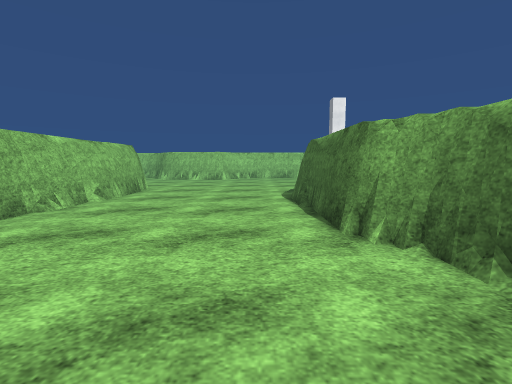
view 1 (above)

19 first-person views from a walk through a scene from a Unity 3-D project. The camera is 1.2 m above the floor, tilts 6° down and sees 85° across. The floor is counted in squares, 1 m on a side. Each view is taken from the middle of a square. On the plan, view 1 faces up. The plan holds only what a view shows up to about 13 squares ahead; the rest is blank. The place goes on beyond the plan. Surface patterns are stand-ins for the level's own textures.

view 2
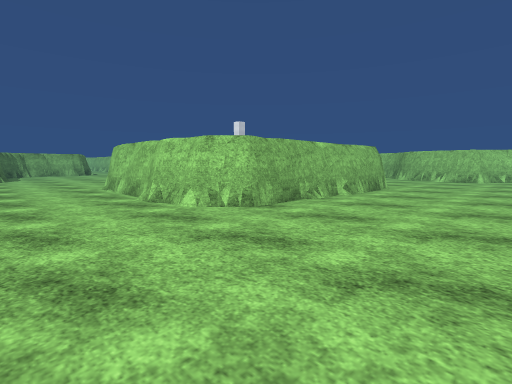

view 3
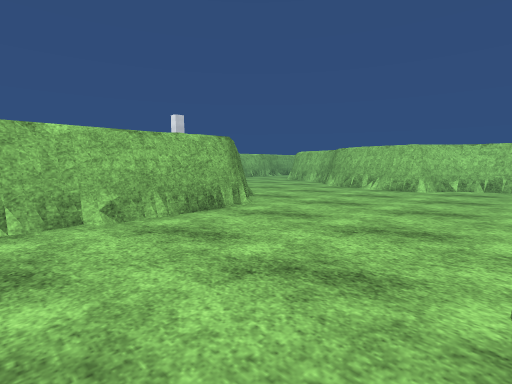

view 4
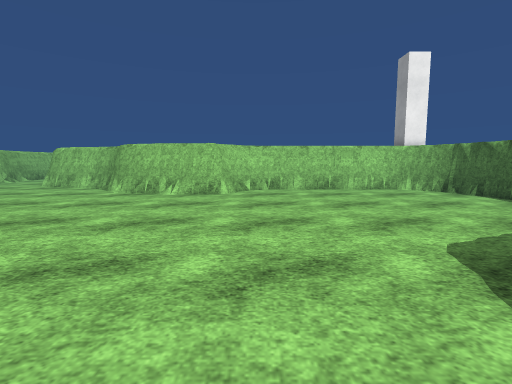

view 5
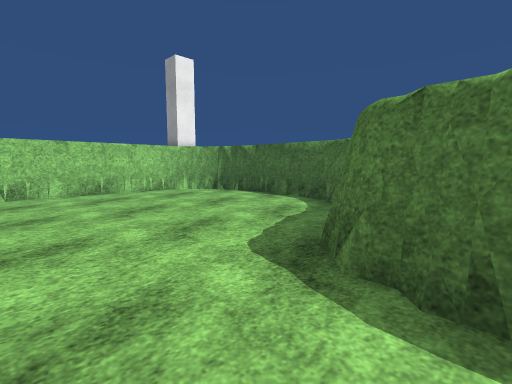

view 6
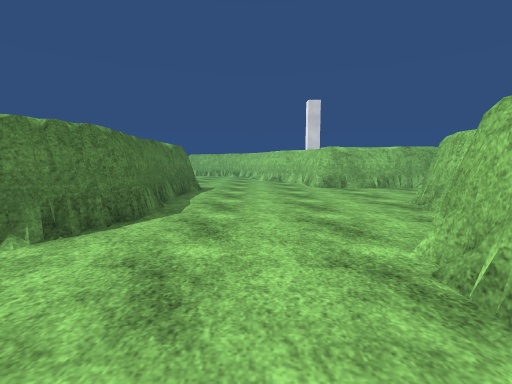

view 7
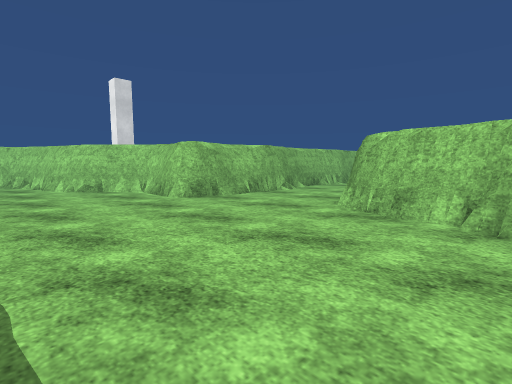

view 8
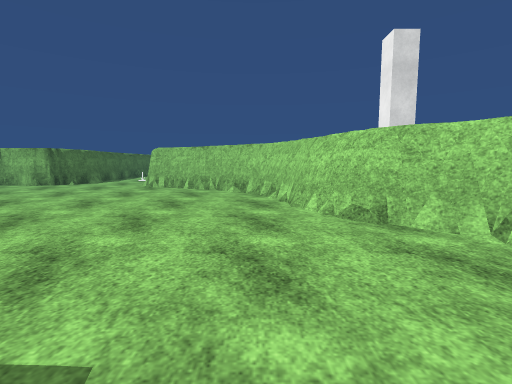

view 9
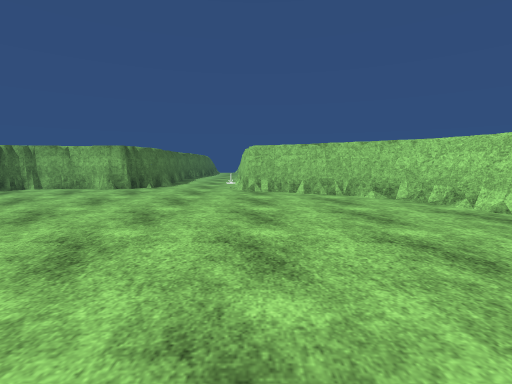

view 10
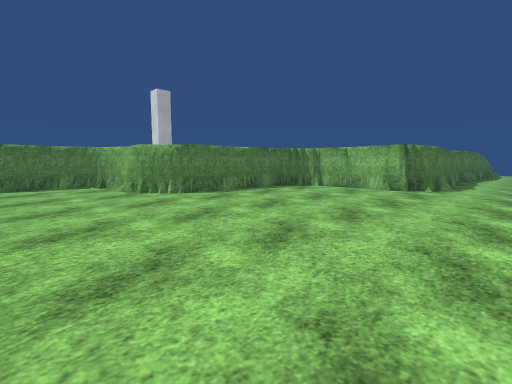

view 11
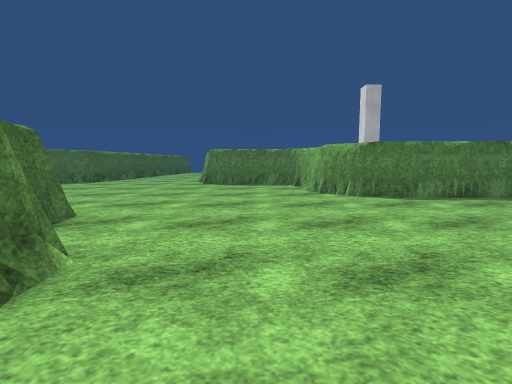

view 12
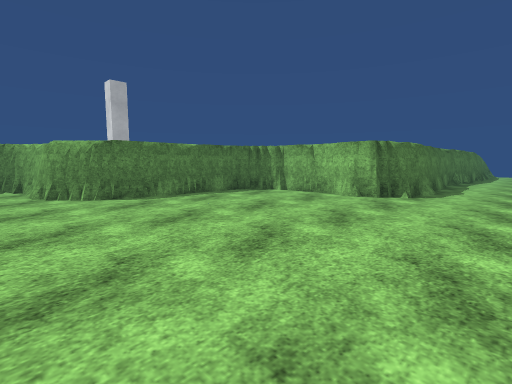

view 13
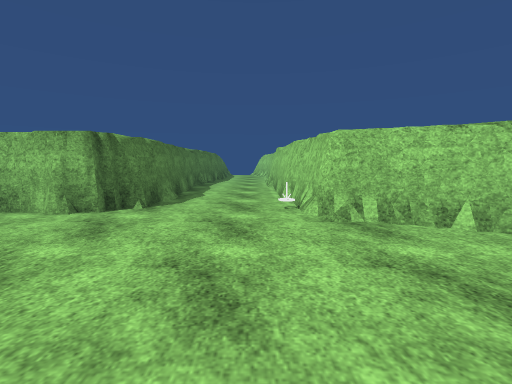

view 14
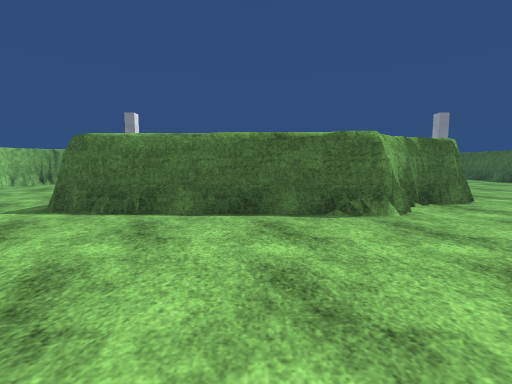

view 15
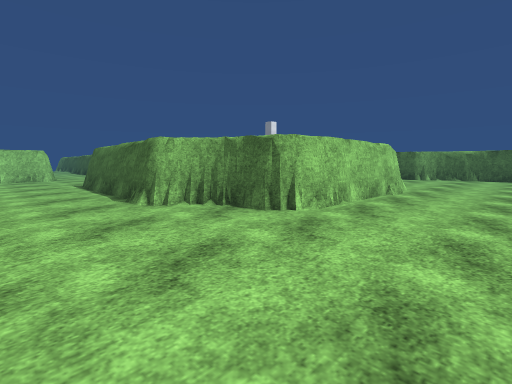

view 16
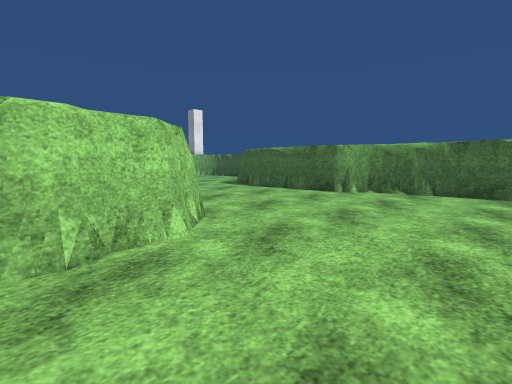

view 17
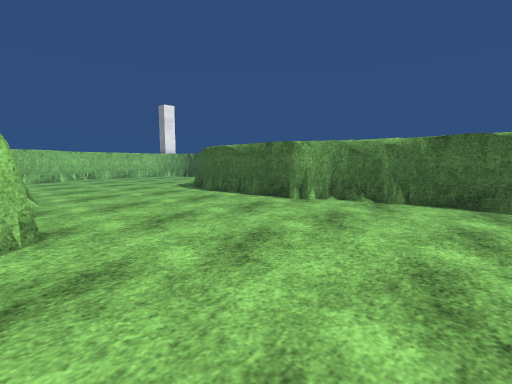

view 18
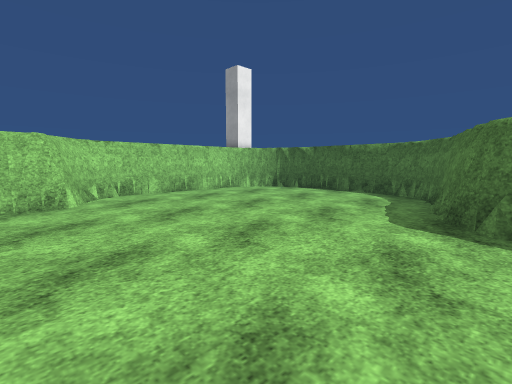

view 19
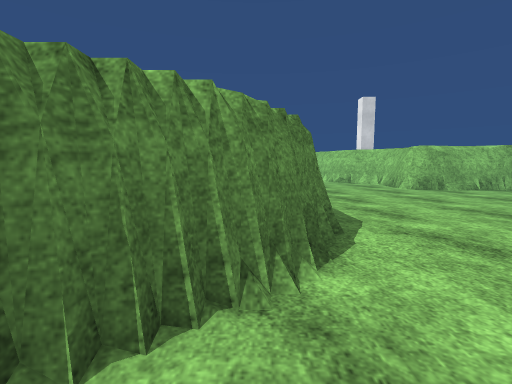

### Floor plan
Key: @ floor where view 1 was taken; # wall or solid block; . floor; = window, fence, low wall or low ledge; O other object.
Columns run from 32 left of view 1 to 7 right of it. Each row starts with its distance up from view 1.
 24                 #...##
 23                ##....####
 22                ##.......##     ########
 21             ####.........##   ##......##
 20            ##.............#####........#
 19          ###...........................#
 18       ####.............................#
 17      ##................................#
 16     ##.................................#
 15     ##..........#########..............#
 14    ##...........#       ###............#
 13    #............#        ##.........####
 12 ####............#         ##.......##
 11 ##O.............#          #......##
 10 ................#          #......#
  9 ................#          #.....##
  8 ................#         ##.....=#
  7 ###............=##        ##......#
  6  ##.............##        #.......#
  5   #..............##       #.......##
  4   #..............##     ###.......##
  3   #...............########.........#
  2   #................................#
  1   ##...............................#
  0    #######......................@..#
 -1          ##........................#

Positions as (right, up) in squares from view 1, and headings:
1: (0, 0), facing up
2: (0, -1), facing up-left
3: (1, 7), facing up-left
4: (-1, 9), facing up
5: (-1, 10), facing up-right
6: (-3, 18), facing left
7: (-8, 16), facing up-left
8: (-15, 17), facing left
9: (-17, 12), facing left
10: (-17, 10), facing down-left
11: (-19, 10), facing down
12: (-20, 10), facing down-left
13: (-23, 10), facing left
14: (-23, 10), facing right
15: (-20, -1), facing up-right
16: (-9, -1), facing up-right
17: (-6, -1), facing up-right
18: (-4, 11), facing up-right
19: (-4, 14), facing left
